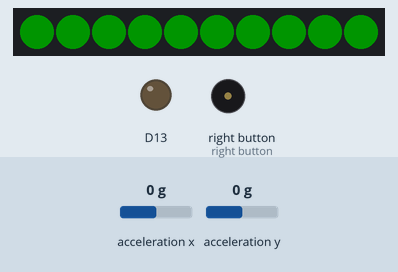
This sketch was run on a simulated Adafruit Circuit Playground Express. On the bench: 10 RGB LEDs in strip order, left to right, output pins drawn as LEDs (lit = HIGH), buzzer (waves = sounding). The test bench sets the inputs (shaded band); at power-on: acceleration x 0 g, acceleration y 0 g. Dim RGB values are drawn brighter than linear.

Above: at 1.2 s.
1.3 s: acceleration x set to -1.4 g
At 2.5 s:
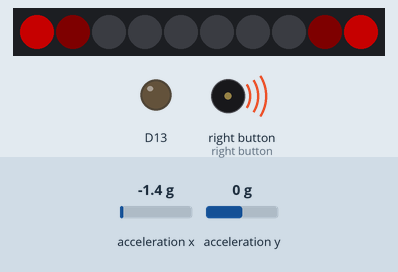
2.8 s: acceleration y set to -1.4 g
At 3.8 s:
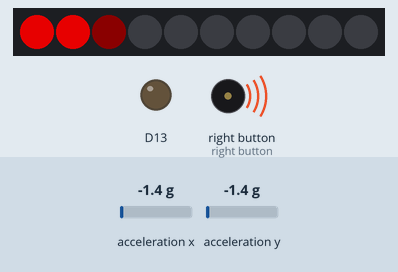
4.3 s: acceleration x set to -0.8 g
At 4.9 s:
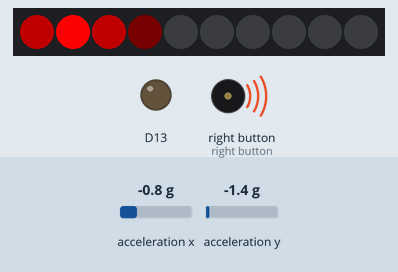
5.8 s: acceleration y set to -0.8 g
At 6.1 s:
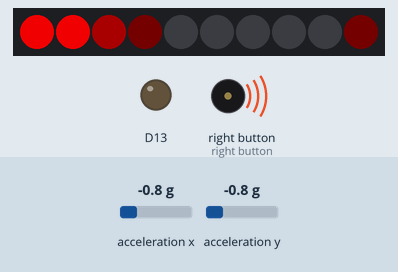
Timing chart, 0 to 8.3 s (numbered marks = the images above; inputs shaded):
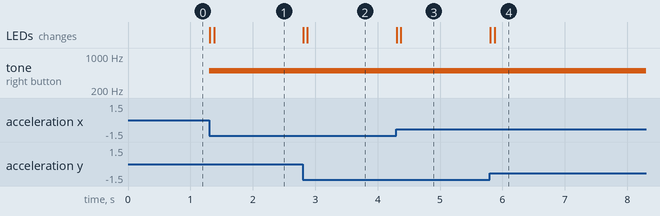

Measured:
- after the input at 1.3 s, tone on right button: silent → 500 Hz at once; the LEDs: first change at once (image 1 shows a later state)
- after the input at 2.8 s, the LEDs: first change at once (image 2 shows a later state)
- after the input at 5.8 s, the LEDs: first change at once (image 4 shows a later state)

The sketch:

circuit_playground_level.ino
```cpp
#include <Adafruit_CircuitPlayground.h>

#define NUMPIXELS 10
#define SPEAKER 5
#define COLORTHRESH .66

float pixels[] = {210, 240, 270, 300, 330, 30, 60, 90, 120, 150};

float X[16] = {0};
float Y[16] = {0};
float meanX = 0;
float meanY = 0;
int index = 0;

int color[] = {256, 0};

void setup() {
  Serial.begin(9600);

  CircuitPlayground.begin();
  CircuitPlayground.setBrightness(255);
  CircuitPlayground.clearPixels();
}

void loop() {
  X[index] = CircuitPlayground.motionX();
  Y[index] = CircuitPlayground.motionY();
  ++index %= 16;

  meanX = meanY = 0;
  for(int i = 0; i < 16; ++i) {
    meanX += X[i];
    meanY += Y[i];
  }
  meanX /= 16;
  meanY /= 16;

  #ifdef SPEAKER
    if(sqrt(pow(meanX, 2) + pow(meanY, 2)) > COLORTHRESH) tone(SPEAKER, 500);
    else noTone(SPEAKER);
  #endif

  for(int i = 0; i < NUMPIXELS; ++i)
    CircuitPlayground.setPixelColor(i, hsb2rgb((sqrt(pow(meanX, 2) + pow(meanY, 2)) > COLORTHRESH) ? color[1] : color[0], 255, pow(constrain((cos(atan2(meanY, meanX) - (pixels[i] / 180 * 3.14159)) + 1) / 2, 0, 1), sqrt(pow(meanX, 2) + pow(meanY, 2))) * (20 + 230 * constrain(sqrt(pow(meanX, 2) + pow(meanY, 2)) / 10, 0, 1))));
  delay(1);
}

uint32_t hsb2rgb(int16_t index, uint8_t sat, uint8_t bright) {
    uint32_t color = 0;

    uint8_t temp[3], n = (index >> 8) % 3;
    uint8_t x = ((((index & 255) * sat) >> 8) * bright) >> 8;
    uint8_t s = ((256 - sat) * bright) >> 8;
    temp[0] = s;
    temp[1] = x + s * 0;
    temp[2] = bright - x;


    /**/color += temp[(n + 2) % 3];
    color = color << 8;
    color += temp[(n + 1) & 3];
    color = color << 8;
    color += temp[n];
    return color;
}
```
